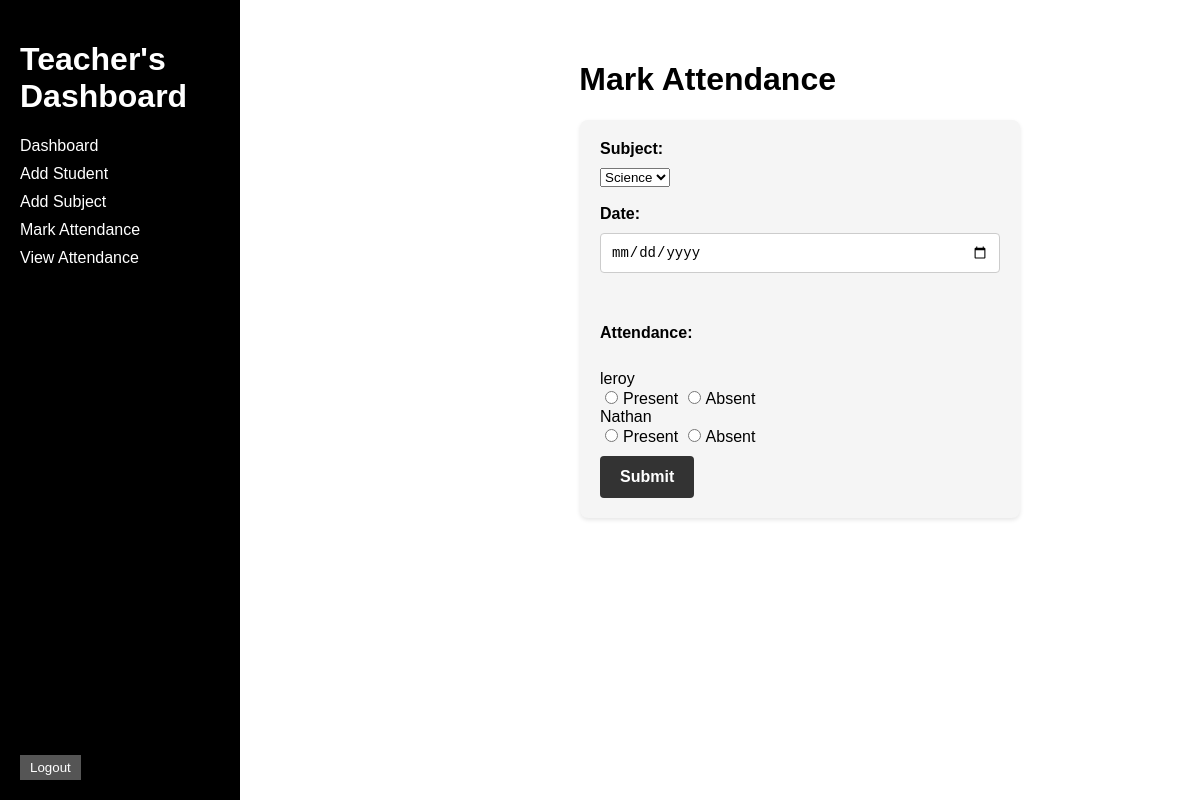
Before: /mark_attendance with the older database file.
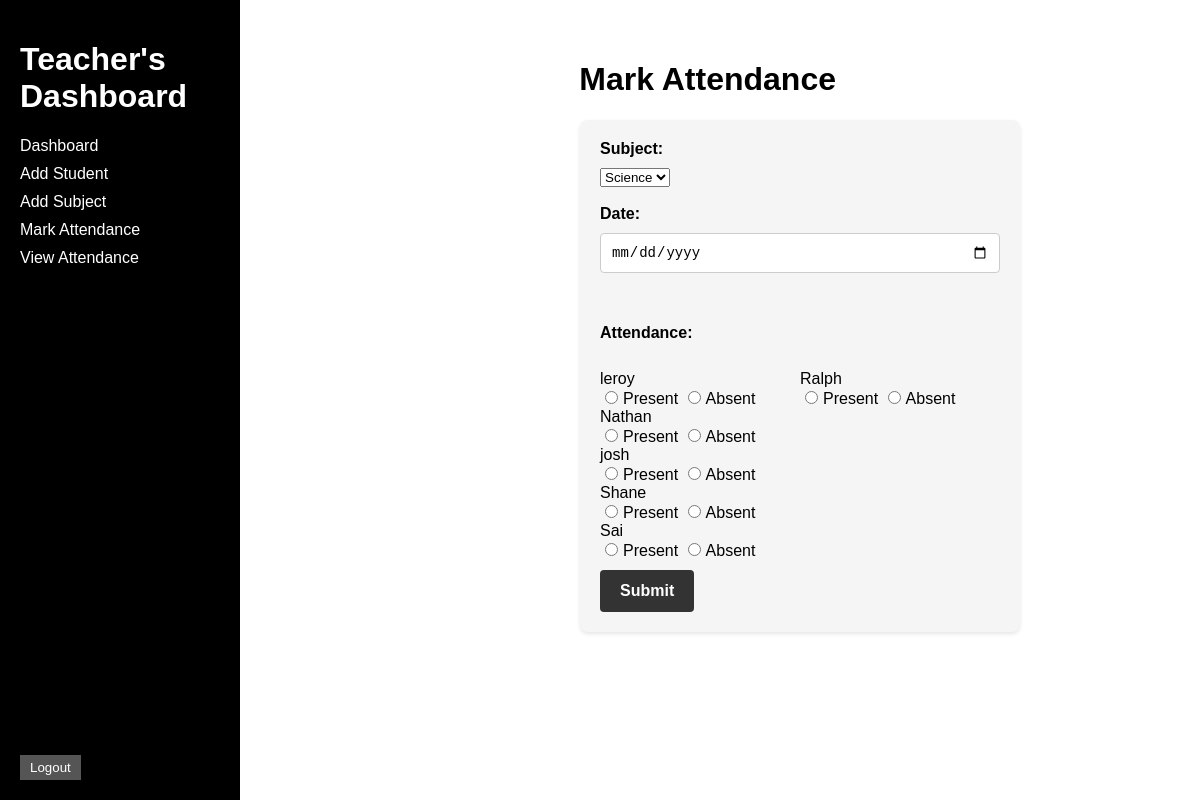
After: the same page with the newer database file.
### tables this page shows
CREATE TABLE students (
                id INTEGER PRIMARY KEY AUTOINCREMENT,
                name TEXT NOT NULL,
                roll_no INTEGER UNIQUE NOT NULL
            );

### app.py (the view, shortened to what this page needs)
@app.route('/mark_attendance', methods=['GET', 'POST'])
def mark_attendance():
    c.execute("SELECT * FROM students")
    students = c.fetchall()
    c.execute("SELECT * FROM subjects")
    subjects = c.fetchall()
    return render_template('mark_attendance.html', students=students, subjects=subjects)

### templates/mark_attendance.html (shortened to what this page needs)
{% extends 'base.html' %}
{% block content %}
    <div class="content">
        <h1 class="add-student-heading">Mark Attendance</h1>
        <form class="mark-attendance-form" method="post" action="{{ url_for('mark_attendance') }}">
            <label for="subject">Subject:</label>
            <select id="subject" name="subject" required>
                {% for subject in subjects %}
                    <option value="{{ subject[0] }}">{{ subject[1] }}</option>
                {% endfor %}
            </select>
            <br><br>
            <label for="date">Date:</label>
            <input type="date" id="date" name="date" required><br><br>
            <br>
            <label>Attendance:</label><br>
            <div class="students-column">
                {% for student in students %}
                    {{ student[1] }}<br>
                    <input type="radio" name="status_{{ student[0] }}" value="Present" required>Present
                    <input type="radio" name="status_{{ student[0] }}" value="Absent" required>Absent<br>
                    {% if loop.index % 5 == 0 and not loop.last %}
                        </div><div class="students-column">
                    {% endif %}
                {% endfor %}
            </div>
            <br style="clear: both;">
            <input type="submit" value="Submit">
        </form>
    </div>
{% endblock %}

Changed rows visible on the page:
added students: name "josh"
added students: name "Shane"
added students: name "Sai"
added students: name "Ralph"
